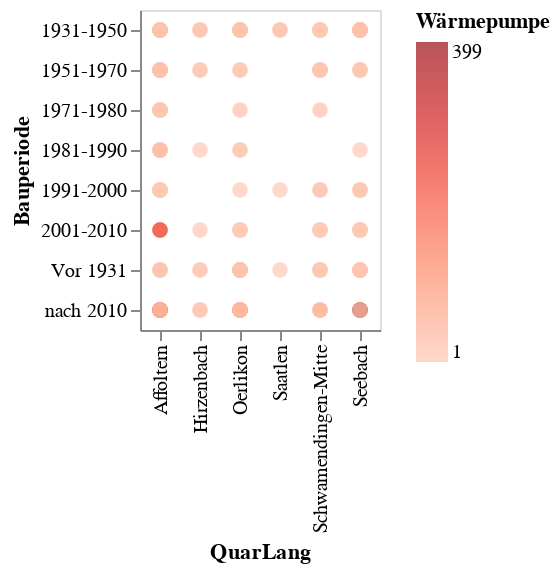

Here is the notebook cell this chart was saved with:
### Code cell
alt.Chart(mySelection).mark_circle(size=60).encode(
    x='QuarLang',
    y='Bauperiode',
    #color='AnzWhg',
    #color=alt.Color('AnzNat', scale=alt.Scale(scheme='dark2')),
    color=alt.Color('Wärmepumpe', scale=alt.Scale(scheme='Reds')),
    tooltip=['QuarLang','StichtagDatJahr','Bauperiode','Wärmepumpe']
).interactive() # this makes the axes interactive: now you can zoom & pan

### Figure 1 — Vega-Lite specification as saved in the notebook (floating-point values rounded to 4 significant figures; data arrays with more than 128 entries replaced by an {"elided": "..."} marker saying what was removed)
{"config": {"view": {"continuousWidth": 400, "continuousHeight": 300}}, "data": {"name": "data-c4ac6a7631d77139405f66a08c2efe61"}, "mark": {"type": "circle", "size": 60}, "encoding": {"color": {"type": "quantitative", "field": "Wärmepumpe", "scale": {"scheme": "Reds"}}, "tooltip": [{"type": "nominal", "field": "QuarLang"}, {"type": "temporal", "field": "StichtagDatJahr"}, {"type": "nominal", "field": "Bauperiode"}, {"type": "quantitative", "field": "Wärmepumpe"}], "x": {"type": "nominal", "field": "QuarLang"}, "y": {"type": "nominal", "field": "Bauperiode"}}, "selection": {"selector006": {"type": "interval", "bind": "scales", "encodings": ["x", "y"]}}, "$schema": "https://vega.github.io/schema/vega-lite/v4.8.1.json", "datasets": {"data-c4ac6a7631d77139405f66a08c2efe61": {"elided": "139 records"}}}
